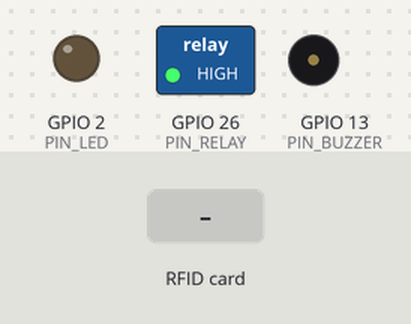
The sketch below on a simulated ESP32. Parts: switched loads named in the sketch (green lamp = pin HIGH), output pins drawn as LEDs (lit = HIGH), buzzer (waves = sounding, pin HIGH). The inputs (shaded band) are chosen by the test bench. WiFi joins after 1.5 s; servers stay silent unless stated; uploads are accepted with an empty reply; what the sketch prints to the serial monitor is not drawn.

Above: at 4.7 s.
4.8 s: RFID card 12 34 56 78 held to the reader
At 5.16 s:
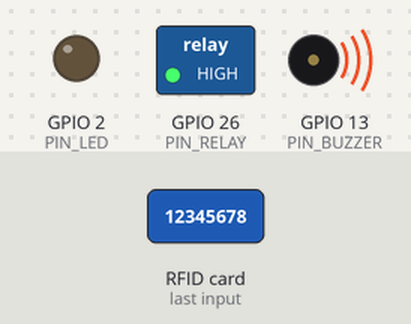
6.3 s: RFID card 5E 7A 19 C4 held to the reader
At 7.7 s:
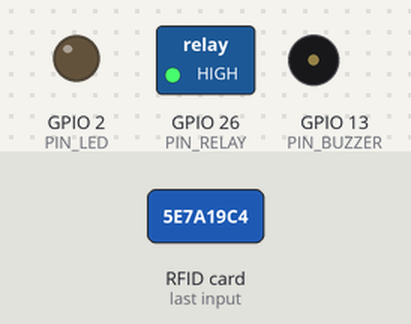
Timing chart, 0 to 9.3 s (numbered marks = the images above; inputs shaded):
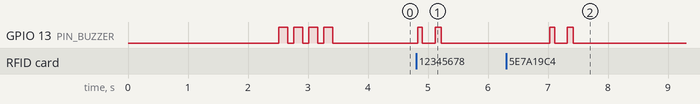

The sketch:

arduino.ino
```cpp
// ═══════════════════════════════════════════════════════════════
//   Smart Locker ESP32 — I2C Final Version
//   Address Found: 0x24 | SDA=21, SCL=22
// ═══════════════════════════════════════════════════════════════

#include <Adafruit_PN532.h>
#include <HTTPClient.h>
#include <WiFi.h>
#include <Wire.h>

// ═══════════════════════════════════════════════
//   KONFIGURASI — DUAL-MODE PROFILE
// ═══════════════════════════════════════════════

const String DEVICE_ID = "DEV-DUAL";
const int LOCKER_IDS[] = {1, 2}; // [1]=Commercial, [2]=Institution
const int NUM_LOCKERS = 2;

const char *WIFI_SSID = "test";
const char *WIFI_PASSWORD = "12345678";

// ✅ FIXED: Point to root API to handle both Commercial and Institution
const String SERVER_URL = "https://roccaheiwa.com";

const String NFC_SUBMIT_URL = SERVER_URL + "/api/nfc_submit.php";
const String NFC_CHECK_MODE_URL =
    SERVER_URL + "/api/nfc_check_mode.php?device_id=" + DEVICE_ID;

// ═══════════════════════════════════════════════
//   PIN SETUP
// ═══════════════════════════════════════════════
const int PIN_RELAY = 26;
const int PIN_BUZZER = 13;
const int PIN_LED = 2;

// I2C Setup
#define PN532_SDA (21)
#define PN532_SCL (22)

Adafruit_PN532 nfc(PN532_SDA, PN532_SCL);

// ═══════════════════════════════════════════════
//   SETTINGS
// ═══════════════════════════════════════════════
const int UNLOCK_DURATION = 5000;
const int POLL_INTERVAL = 2000;
const int MODE_CHECK_INTERVAL = 3000;
const int NFC_COOLDOWN = 2000;
const bool RELAY_ACTIVE_LOW = true;

bool isUnlocked = false;
bool nfcReady = false;
bool registerMode = false;

unsigned long unlockStart = 0;
unsigned long lastPoll = 0;
unsigned long lastNFCScan = 0;
unsigned long lastModeCheck = 0;

// ═══════════════════════════════════════════════
//   FUNCTIONS (RELAY, BUZZER, LED)
// ═══════════════════════════════════════════════
void relayON() { digitalWrite(PIN_RELAY, RELAY_ACTIVE_LOW ? LOW : HIGH); }
void relayOFF() { digitalWrite(PIN_RELAY, RELAY_ACTIVE_LOW ? HIGH : LOW); }

void beep(int ms = 100) {
  digitalWrite(PIN_BUZZER, HIGH);
  delay(ms);
  digitalWrite(PIN_BUZZER, LOW);
}

void beepDouble() {
  for (int i = 0; i < 2; i++) {
    digitalWrite(PIN_BUZZER, HIGH);
    delay(150);
    digitalWrite(PIN_BUZZER, LOW);
    delay(100);
  }
}

void blinkLED(int times, int ms = 100) {
  for (int i = 0; i < times; i++) {
    digitalWrite(PIN_LED, HIGH);
    delay(ms);
    digitalWrite(PIN_LED, LOW);
    delay(ms);
  }
}

void unlockSolenoid() {
  if (isUnlocked)
    return;
  Serial.println("[LOCK] UNLOCK");
  relayON();
  isUnlocked = true;
  unlockStart = millis();
  blinkLED(3, 80);
  beepDouble();
  digitalWrite(PIN_LED, HIGH);
}

void lockSolenoid() {
  Serial.println("[LOCK] LOCK");
  relayOFF();
  isUnlocked = false;
  beep(300);
  digitalWrite(PIN_LED, LOW);
}

// ═══════════════════════════════════════════════
//   NETWORKING & SERVER
// ═══════════════════════════════════════════════
void connectWiFi() {
  Serial.print("[WiFi] Connecting to: ");
  Serial.println(WIFI_SSID);
  WiFi.begin(WIFI_SSID, WIFI_PASSWORD);
  int attempts = 0;
  while (WiFi.status() != WL_CONNECTED && attempts < 20) {
    delay(500);
    Serial.print(".");
    attempts++;
  }
  if (WiFi.status() == WL_CONNECTED) {
    Serial.println("\n[WiFi] Connected! IP: " + WiFi.localIP().toString());
    beepDouble();
  } else {
    Serial.println("\n[WiFi] FAILED to connect!");
  }
}

void checkRegisterMode() {
  if (WiFi.status() != WL_CONNECTED)
    return;
  HTTPClient http;
  http.begin(NFC_CHECK_MODE_URL);
  http.addHeader("ngrok-skip-browser-warning", "true");
  int code = http.GET();
  if (code == HTTP_CODE_OK) {
    String res = http.getString();
    res.trim();
    bool wasRegister = registerMode;
    registerMode = (res == "REGISTER");
    if (wasRegister != registerMode) {
      Serial.println("[MODE] Switched to: " +
                     String(registerMode ? "REGISTER" : "ACCESS"));
    }
  } else {
    // ⚠️ DEBUG: Tunjuk HTTP error code
    Serial.println("[MODE] HTTP Error: " + String(code) +
                   " URL: " + NFC_CHECK_MODE_URL);
  }
  http.end();
}

void sendNFCScan(String uid, String purpose) {
  if (WiFi.status() != WL_CONNECTED) {
    Serial.println("[NFC] WiFi not connected, skip send");
    return;
  }
  HTTPClient http;
  http.begin(NFC_SUBMIT_URL);
  http.addHeader("Content-Type", "application/json");
  http.addHeader("ngrok-skip-browser-warning", "true");

  String payload = "{\"device_id\":\"" + DEVICE_ID + "\",\"uid\":\"" + uid +
                   "\",\"purpose\":\"" + purpose + "\"}";

  Serial.println("[NFC] Sending UID: " + uid + " | Purpose: " + purpose);
  Serial.println("[NFC] URL: " + NFC_SUBMIT_URL);
  Serial.println("[NFC] Payload: " + payload);

  int code = http.POST(payload);

  // ⚠️ DEBUG: Tunjuk response dari server
  if (code == HTTP_CODE_OK) {
    String response = http.getString();
    Serial.println("[NFC] Server response: " + response);
    beep(100);
  } else {
    Serial.println("[NFC] HTTP Error: " + String(code));
    if (code < 0) {
      Serial.println("[NFC] Connection failed! Check URL or server.");
    }
  }
  http.end();
}

void checkServerStatus(int id) {
  if (WiFi.status() != WL_CONNECTED || registerMode)
    return;

  String url = SERVER_URL + "/api/check_status.php?locker_id=" + String(id);

  HTTPClient http;
  http.begin(url);
  http.addHeader("ngrok-skip-browser-warning", "true");
  int code = http.GET();
  if (code == HTTP_CODE_OK) {
    String res = http.getString();
    res.trim();
    if (res == "UNLOCK") {
      Serial.println("[STATUS] Locker " + String(id) + " -> UNLOCK");
      unlockSolenoid();
    } else if (res == "LOCK" && isUnlocked) {
      Serial.println("[STATUS] Locker " + String(id) + " -> LOCK");
      lockSolenoid();
    }
  } else {
    Serial.println("[STATUS] Locker " + String(id) +
                   " HTTP Error: " + String(code));
  }
  http.end();
}

String formatUID(uint8_t *uid, uint8_t len) {
  String r = "";
  for (int i = 0; i < len; i++) {
    if (uid[i] < 0x10)
      r += "0";
    r += String(uid[i], HEX);
  }
  r.toUpperCase();
  return r;
}

// ═══════════════════════════════════════════════
//   SETUP
// ═══════════════════════════════════════════════
void setup() {
  Serial.begin(115200);
  delay(1000);

  Serial.println("\n[SYSTEM] SMART LOCKER I2C STARTING...");
  Serial.println("[CONFIG] Server: " + SERVER_URL);
  Serial.println("[CONFIG] Device ID: " + DEVICE_ID);

  pinMode(PIN_RELAY, OUTPUT);
  pinMode(PIN_BUZZER, OUTPUT);
  pinMode(PIN_LED, OUTPUT);
  relayOFF();

  connectWiFi();

  // Inisialisasi PN532
  nfc.begin();
  uint32_t versiondata = nfc.getFirmwareVersion();

  if (!versiondata) {
    Serial.println("[PN532] ERROR: Chip Not Found!");
    while (1) {
      blinkLED(1, 100);
      delay(100);
    }
  }

  Serial.print("[PN532] Found Chip! Firmware v");
  Serial.print((versiondata >> 16) & 0xFF);
  Serial.print(".");
  Serial.println((versiondata >> 8) & 0xFF);

  nfc.SAMConfig();
  nfcReady = true;
  Serial.println("[SYSTEM] Ready! Tap NFC card to scan.");
  beepDouble();
}

// ═══════════════════════════════════════════════
//   LOOP
// ═══════════════════════════════════════════════
void loop() {
  if (WiFi.status() != WL_CONNECTED) {
    Serial.println("[WiFi] Disconnected! Reconnecting...");
    connectWiFi();
  }

  // Auto lock
  if (isUnlocked && millis() - unlockStart > UNLOCK_DURATION) {
    lockSolenoid();
  }

  // Check register mode dari server
  if (millis() - lastModeCheck >= MODE_CHECK_INTERVAL) {
    lastModeCheck = millis();
    checkRegisterMode();
  }

  // Scan NFC
  if (nfcReady && millis() - lastNFCScan >= NFC_COOLDOWN) {
    uint8_t uid[7];
    uint8_t uidLen = 0;
    if (nfc.readPassiveTargetID(PN532_MIFARE_ISO14443A, uid, &uidLen, 500)) {
      String uidStr = formatUID(uid, uidLen);
      lastNFCScan = millis();

      Serial.println("--- NFC DETECTED: " + uidStr + " ---");
      Serial.println("[MODE] Current mode: " +
                     String(registerMode ? "REGISTER" : "ACCESS"));

      beep(80);
      sendNFCScan(uidStr, registerMode ? "register" : "access");
    }
  }

  // Server poll untuk locker status (Dual-Mode)
  if (!isUnlocked && millis() - lastPoll >= POLL_INTERVAL) {
    lastPoll = millis();
    for (int i = 0; i < NUM_LOCKERS; i++) {
      checkServerStatus(LOCKER_IDS[i]);
      delay(100); // Small gap between polls
      if (isUnlocked)
        break; // Stop loop if unlocked by one of them
    }
  }

  delay(10);
}
```

Measured:
- after the input at 4.8 s, GPIO 13 (PIN_BUZZER): alternates HIGH for 0.09 s and LOW for 0.21 s, 4 changes in all, then stays LOW, starting at once
- after the input at 6.3 s, GPIO 13 (PIN_BUZZER): alternates HIGH for 0.09 s and LOW for 0.21 s, 4 changes in all, then stays LOW, starting after 0.73 s
